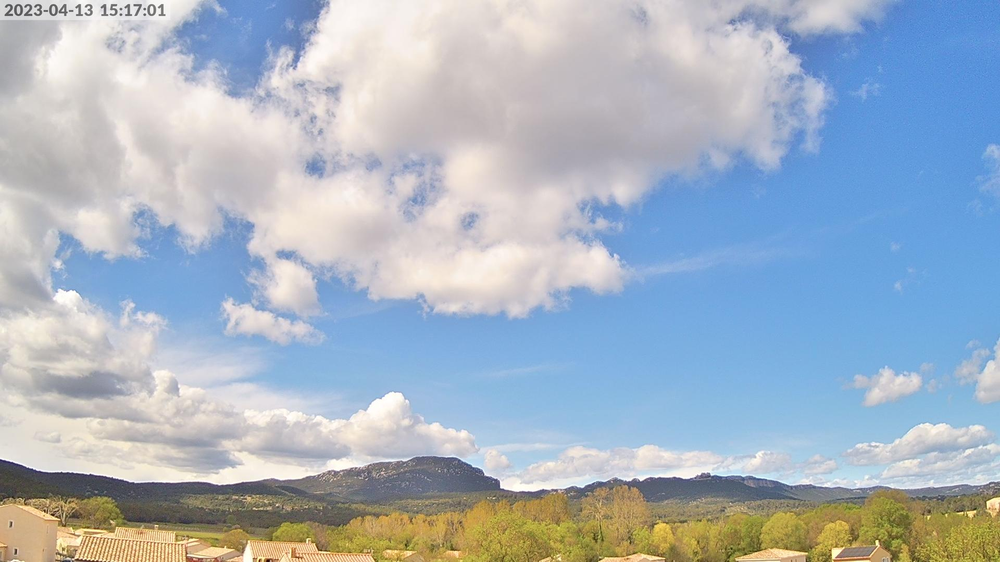
#> input picture letriadou.png, 1000 x 562 px, shrunk from 1920 x 1080 before the run
$ python prediction.py
#> lines starting #> are read from the running program, lines starting #| are printed output that depends on the picture; after the words box and inside, x2 and y2 are one past the last pixel; in counts of white or black regions, pixels touching at a corner belong together
import cv2
import numpy as np

# Load image
image = cv2.imread('letriadou.png')
#> image is the input picture: shape (562, 1000, 3); mean B, G, R 194, 180.6, 167.7

# Convert image to grayscale
gray = cv2.cvtColor(image, cv2.COLOR_BGR2GRAY)
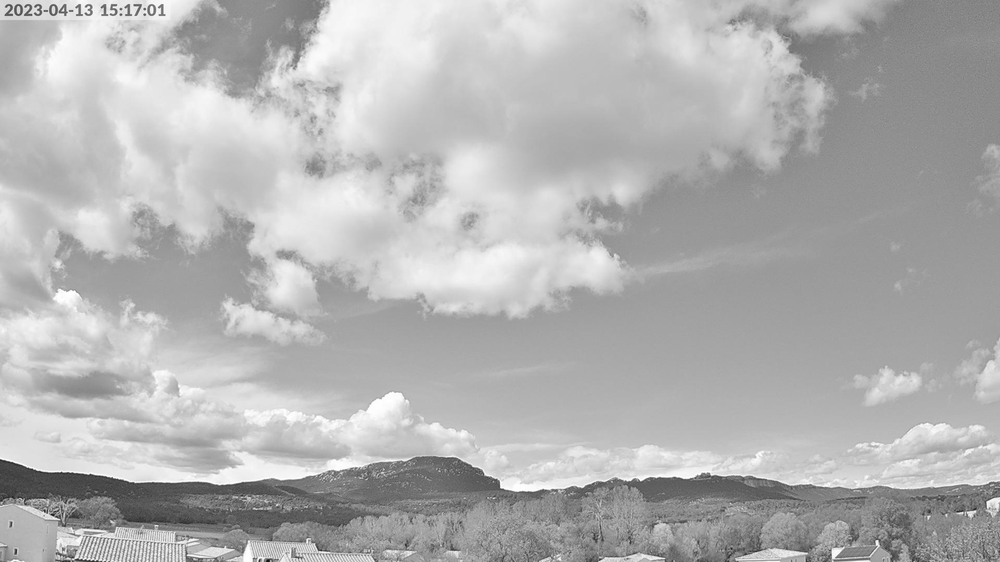
#> gray: shape (562, 1000); min 16, max 255, mean 178.2

# Threshold image to create binary mask
ret, thresh = cv2.threshold(gray, 127, 255, cv2.THRESH_BINARY)
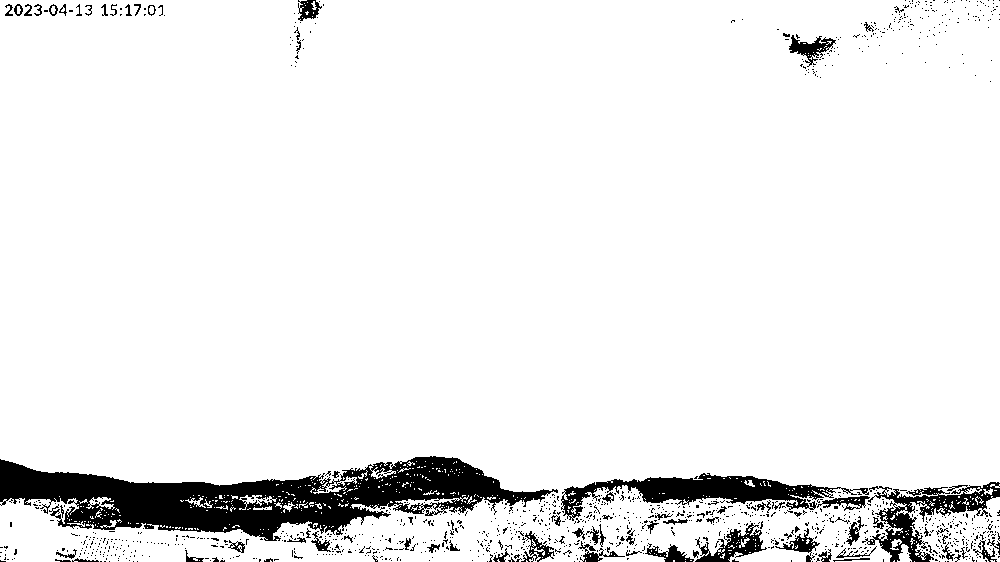
#> thresh: shape (562, 1000); 93% white; 1175 black regions (1096 under 20 px), largest, box (x1, y1, x2, y2) and area: (0, 456, 558, 541) 21412, (561, 473, 869, 521) 4892, (862, 482, 1000, 562) 3337

# Calculate percentage of white pixels in mask
white_pixels = np.sum(thresh == 255)
#> white_pixels = 522497
total_pixels = image.shape[0] * image.shape[1]
#> total_pixels = 562000
percentage_white = white_pixels / total_pixels
#> percentage_white = 0.93

# Determine weather based on percentage of white pixels
if percentage_white > 0.8:
    print('Sunny')
elif percentage_white > 0.5:
    print('Cloudy')
elif percentage_white > 0.2:
    print('Rainy')
else:
    print('Foggy')
